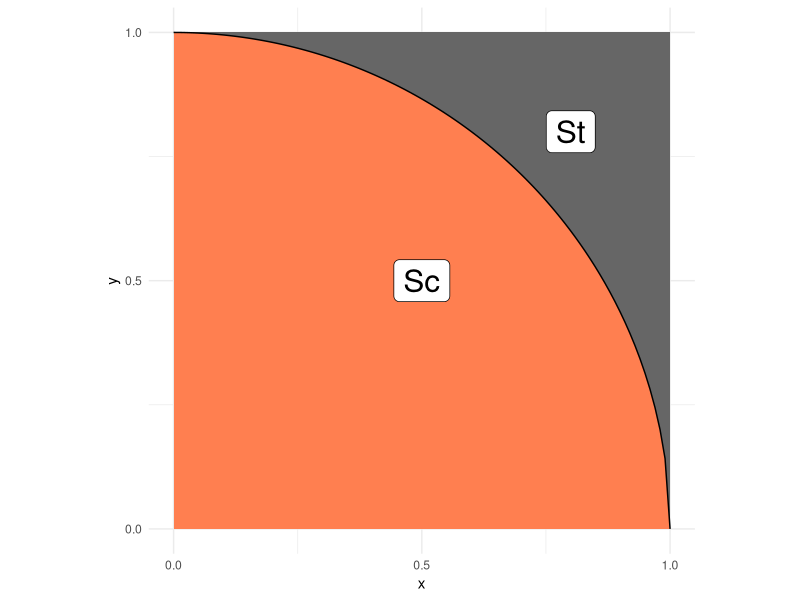
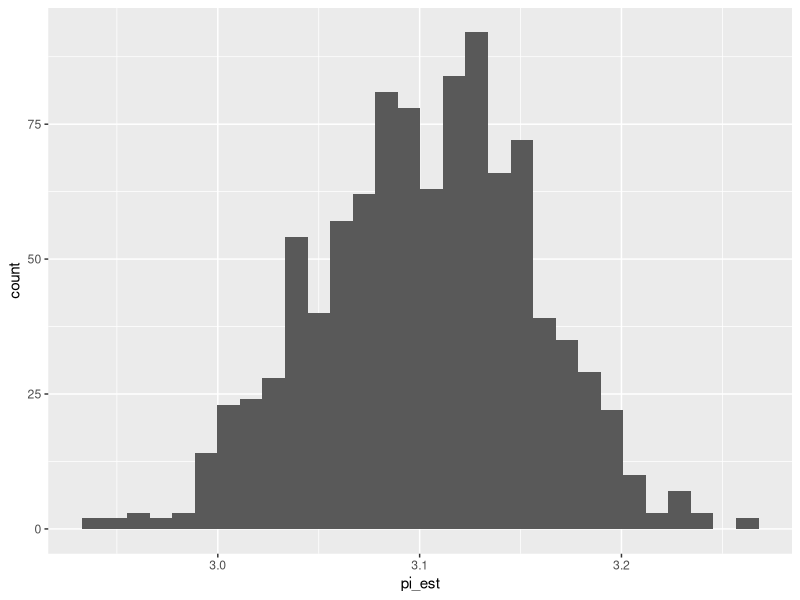

The R script that drew these images, in order:
## ---- chunk 1
library(tidyverse)
library(rsample)
## ---- chunk 2
## NOTE: No need to edit; this visual helps explain the pi estimation scheme
tibble(x = seq(0, 1, length.out = 100)) %>%
  mutate(y = sqrt(1 - x^2)) %>%

  ggplot(aes(x, y)) +
  annotate(
    "rect",
    xmin = 0, ymin = 0, xmax = 1, ymax = 1,
    fill = "grey40",
    size = 1
  ) +
  geom_ribbon(aes(ymin = 0, ymax = y), fill = "coral") +
  geom_line() +
  annotate(
    "label",
    x = 0.5, y = 0.5, label = "Sc",
    size = 8
  ) +
  annotate(
    "label",
    x = 0.8, y = 0.8, label = "St",
    size = 8
  ) +
  scale_x_continuous(breaks = c(0, 1/2, 1)) +
  scale_y_continuous(breaks = c(0, 1/2, 1)) +
  theme_minimal() +
  coord_fixed()
## ---- chunk 3
## TASK: Choose a sample size and generate samples
set.seed(101)
n <- 1000  # Choose a sample size
df_q1 <- data.frame(
  x = runif(n, min = 0, max = 1),
  y = runif(n, min = 0, max = 1))  # Generate the data
## ---- chunk 4
## NOTE: Do not edit this code
# Correct sample size
assertthat::assert_that(
  dim(df_q1) %>% 
    .[[1]] == n,
  msg = "The sample size should be `n`"
)
# Correct column names
assertthat::assert_that(
  setequal(names(df_q1), c("x", "y")),
  msg = "df_q1 must include the columns `x` and `y`"
)
print("Good")
## ---- chunk 5
## TASK: Finish implementing this function
stat <- function(x, y) {
  4 * (x^2 + y^2 <= 1)
}
## ---- chunk 6
## TASK: Finish writing these assert statements

# Check the value for points *inside* the circle
assertthat::assert_that(
   tibble(x = 0.5, y = 0.5) %>% # Pick a point *inside* the circle
    mutate(stat = stat(x, y)) %>% 
    pull(stat) %>% 
    .[[1]] == 4,# Write the correct value of stat() here
  msg = "Incorrect value when a point is inside the circle"
)

# Check the value for points *outside* the circle
assertthat::assert_that(
   tibble(x = 0.9, y = 0.9) %>% # Pick a point *outside* the circle
    mutate(stat = stat(x, y)) %>% 
    pull(stat) %>% 
    .[[1]] == 0, # Write the correct value of stat() here
  msg = "Incorrect value when a point is outside the circle"
)
print("Your assertions passed, but make sure they're checking the right thing!")
## ---- chunk 7
## TASK: Estimate pi using your data from q1
df_q3 <- 
  df_q1 %>% 
  # TODO: Estimate pi as the column `pi_est`
    summarize(pi_est = mean(stat(x,y)))
df_q3
## ---- chunk 8
## NOTE: Do not edit this code
# Correct sample size
assertthat::assert_that(
  dim(df_q3) %>% 
    .[[1]] == 1,
  msg = "This result should have just one row"
)
# Correct column names
assertthat::assert_that(
  setequal(names(df_q3), c("pi_est")),
  msg = "df_q3 must include the column `pi_est`"
)
print("Good")
## ---- chunk 9
## TASK: Finish the code below
set.seed(101)
df_q4 <- 
  df_q1 %>% 
  bootstraps(times = 1000) %>% 
  mutate(
    pi_est = map_dbl(
      splits,
      function(split_df) {
        analysis(split_df) %>% 
          # Estimate pi (pi_est) using the resampled data;
          # this should be *identical* to the
          # code you wrote for q3
          summarize(pi_est = mean(stat(x,y))) %>%
          pull(pi_est)
      }
    )
  )

## NOTE: Do not edit; use this to visualize your results
df_q4 %>% 
  ggplot(aes(pi_est)) +
  geom_histogram()
## ---- chunk 10
## TASK: Compute a bootstrap confidence interval at the 95% level (alpha = 0.05)
df_q5 <- 
  df_q4 %>% 
  summarize(
    # TODO: Compute pi_lo and pi_up
    pi_lo = quantile(pi_est, p = 0.05 / 2),
    pi_up = quantile(pi_est, p = 1 - 0.05 / 2)
  )

df_q5
## ---- chunk 11
df_q1 %>%
  summarize(
    lo_q1 = mean(stat(x, y)) -
      qnorm(1 - (1 - 0.95) / 2) * sd(stat(x, y)) / sqrt(n()),
    hi_q1 = mean(stat(x, y)) +
      qnorm(1 - (1 - 0.95) / 2) * sd(stat(x, y)) / sqrt(n())
  )
